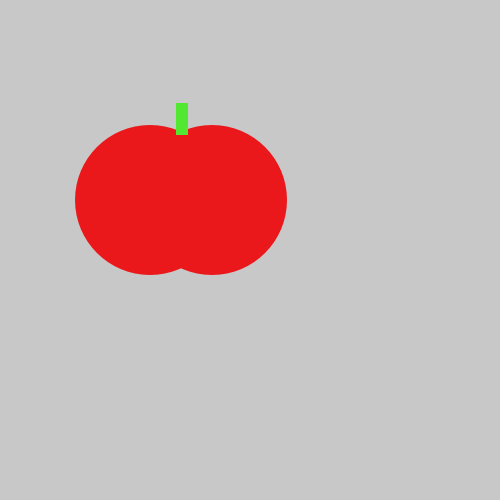
Frame 1 (no input)
Frame 60 (the mouse pressed at the canvas centre just before this capture): identical to frame 1, image omitted
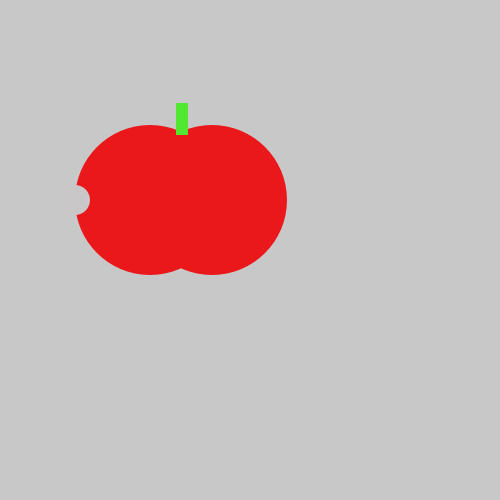
Frame 120 (the mouse held since frame 60 and released just before this capture)

The Processing sketch that drew these frames (run headless with seeded random() and noise(); from frame 60 on, the mouse is pressed at the canvas centre):

// Processing sketch: tasty_tomato
// ── tasty_tomato.pde
void setup() {
    size(500, 500);
}
void draw() {
    background(200, 200, 200);
    noStroke();
    fill(#EA181B);
    ellipse(150, 200, 150, 150);
    ellipse(212, 200, 150, 150);
    fill(#52E831);
    rect(176, 103, 12, 32);
    

if (mousePressed){
  fill(#C9C7C7);
  ellipse (75, 200, 30, 30);
}

}
